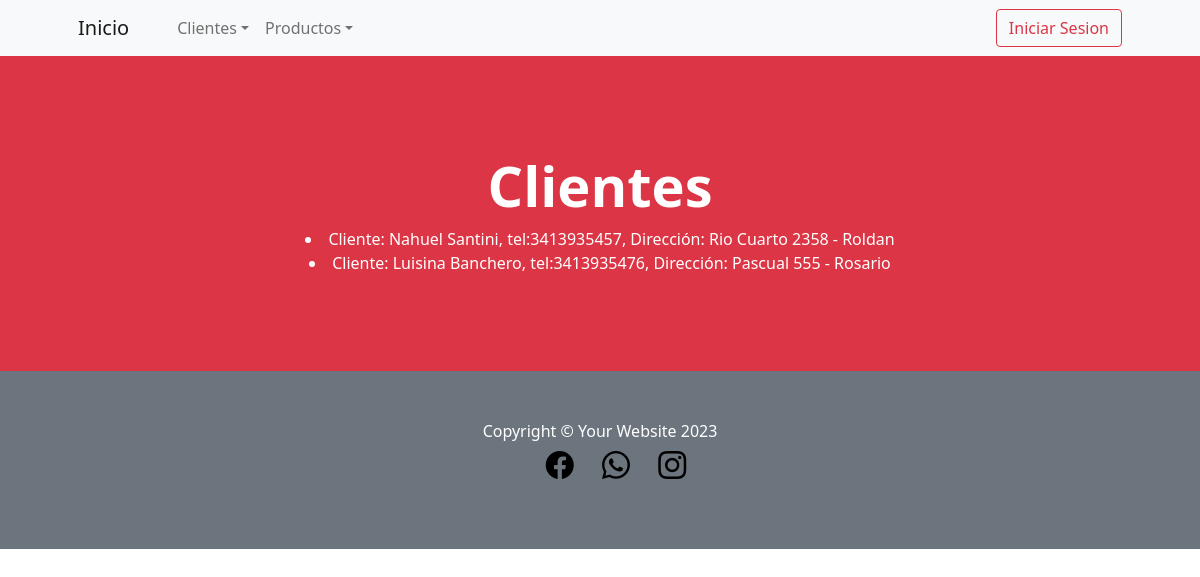
The app's page /SanApp/leerCliente/, older data.
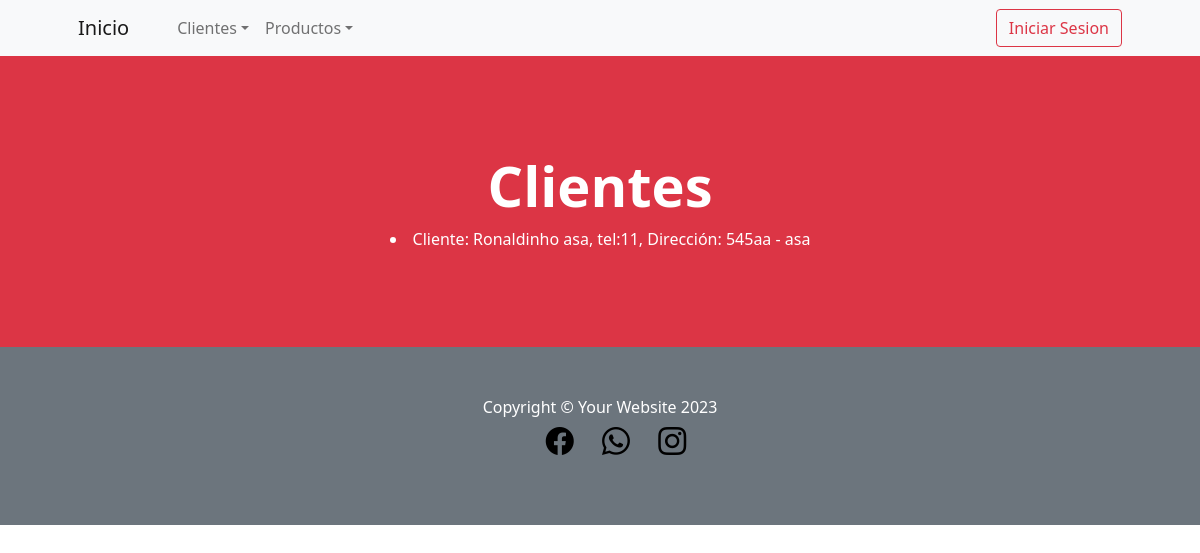
The same page, newer data.
### SanApp/models.py (models this page shows)
class Cliente(models.Model):
    nombre = models.CharField(max_length=50)
    apellido = models.CharField(max_length=50)
    celular = models.IntegerField()
    direccion = models.CharField(max_length=50)
    localidad = models.CharField(max_length=50)
    def __str__(self):
        return f"Cliente: {self.nombre} {self.apellido}, tel:{self.celular}, Dirección: {self.direccion} - {self.localidad}"

### SanApp/views.py (the view)
# urls.py: path('leerCliente/', leer_cliente, name="Leer_cliente"),
def leer_cliente(request):
    cliente = Cliente.objects.all()
    contexto = {"cliente":cliente}
    return render(request, "SanApp/leer_cliente.html", contexto)

### SanApp/templates/SanApp/leer_cliente.html (shortened to what this page needs)
{% extends 'SanApp/base.html' %}
{% load static %}
{% block contenidoQueCambia %}
<header class="bg-danger py-5">
    <div class="container px-4 px-lg-5 my-5">
        <div class="text-center text-white">
            <h1 class="display-4 fw-bolder">Clientes</h1>
            <p class="lead fw-normal text-white-50 mb-0">
                {% for x in cliente %}
                <li>{{x}}</li>
                {% endfor %}</p>
        </div>
    </div>
</header>
    <body>
    </body>
</html>
{% endblock %}

Row changes from the older to the newer data that the page shows:
removed Cliente: nombre+apellido+celular "Cliente: Nahuel Santini, tel:3413935457, Dirección: Rio Cuarto 2358 - Roldan"
removed Cliente: nombre+apellido+celular "Cliente: Luisina Banchero, tel:3413935476, Dirección: Pascual 555 - Rosario"
added Cliente: nombre+apellido+celular "Cliente: Ronaldinho asa, tel:11, Dirección: 545aa - asa"
